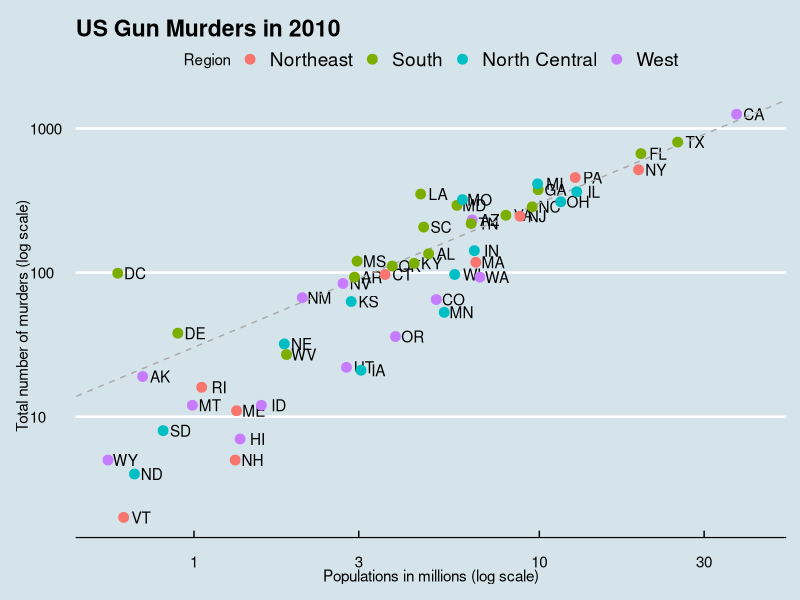
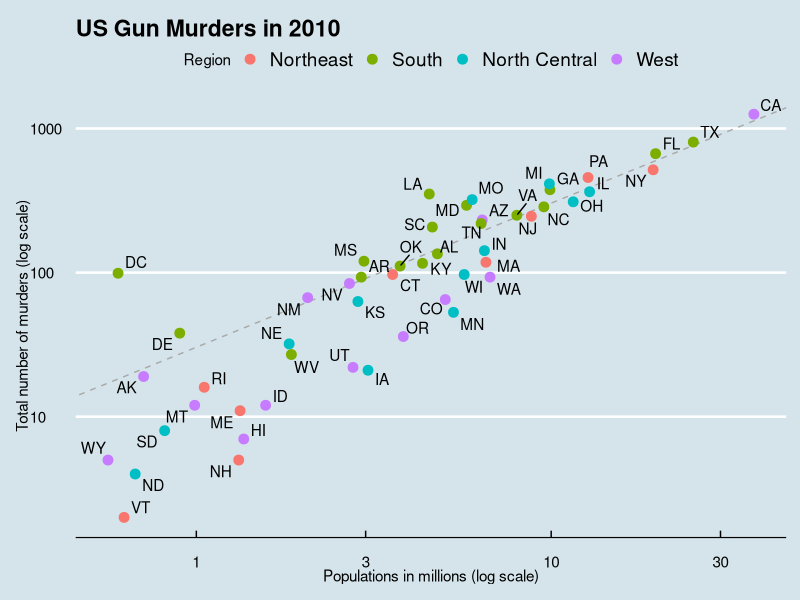
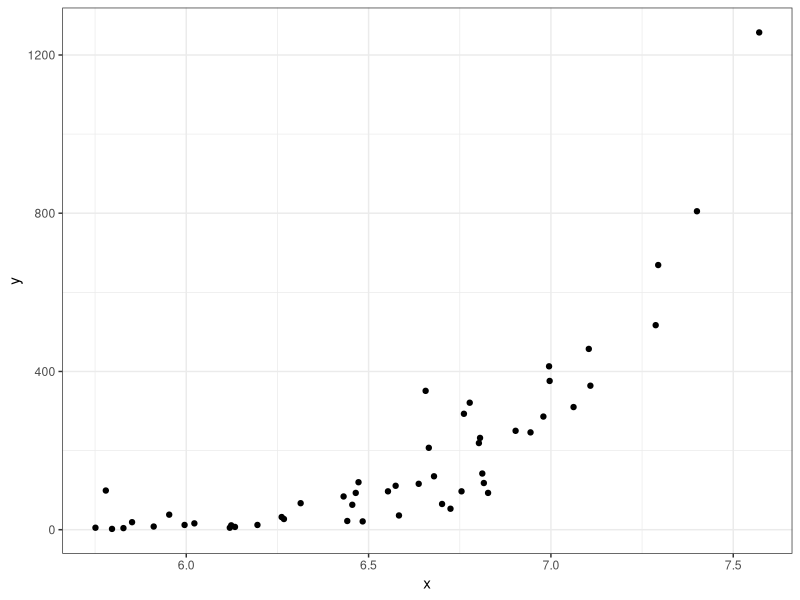
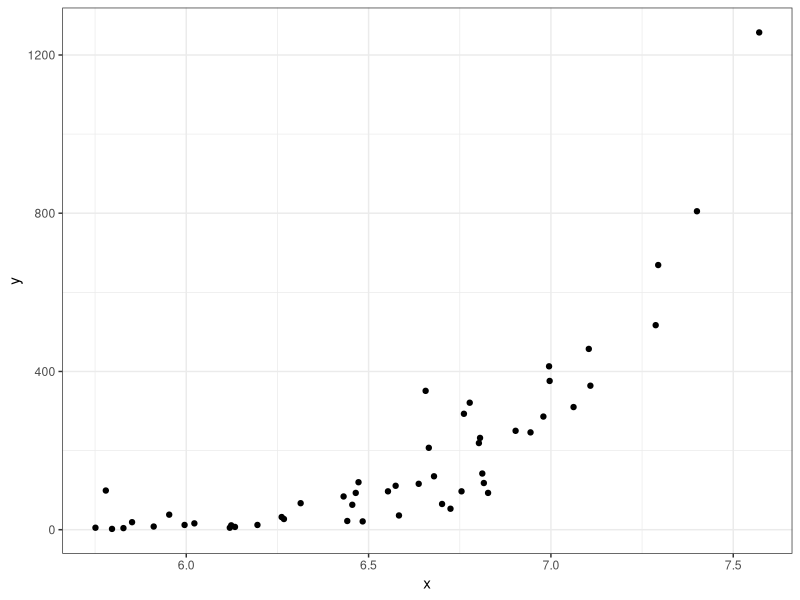
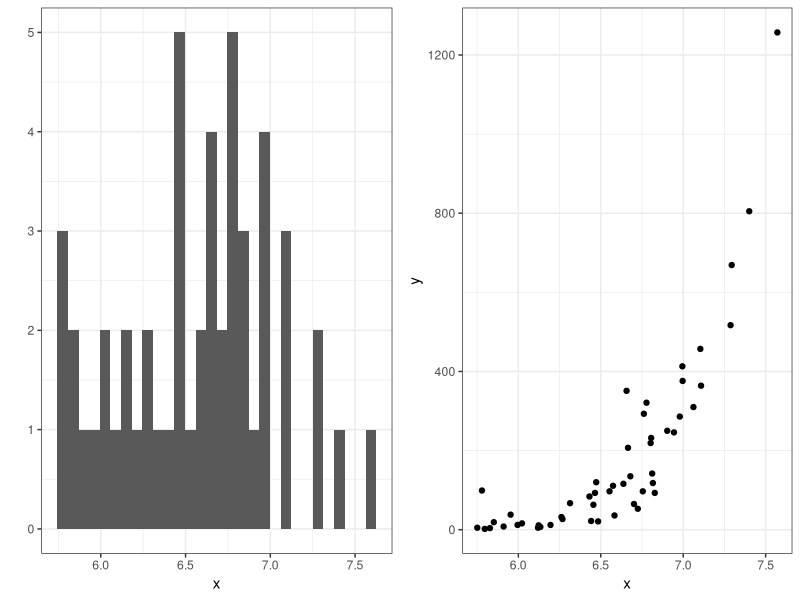
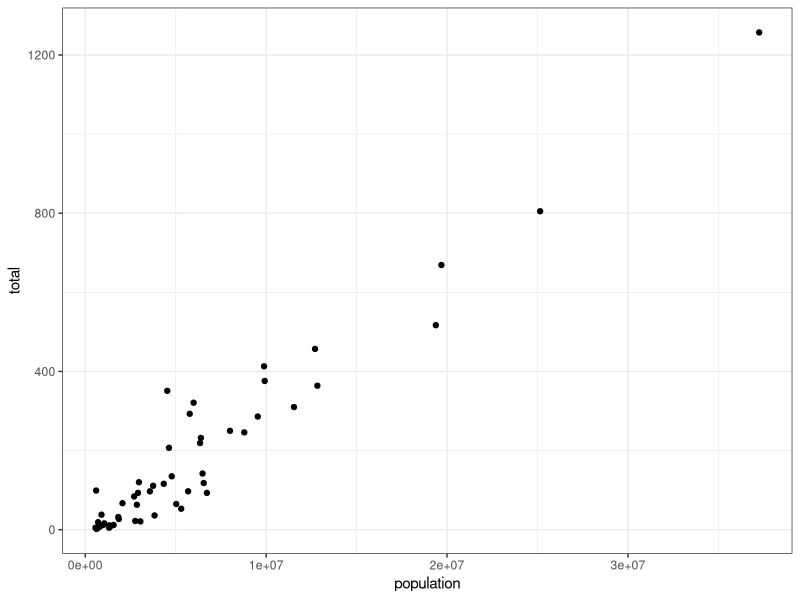
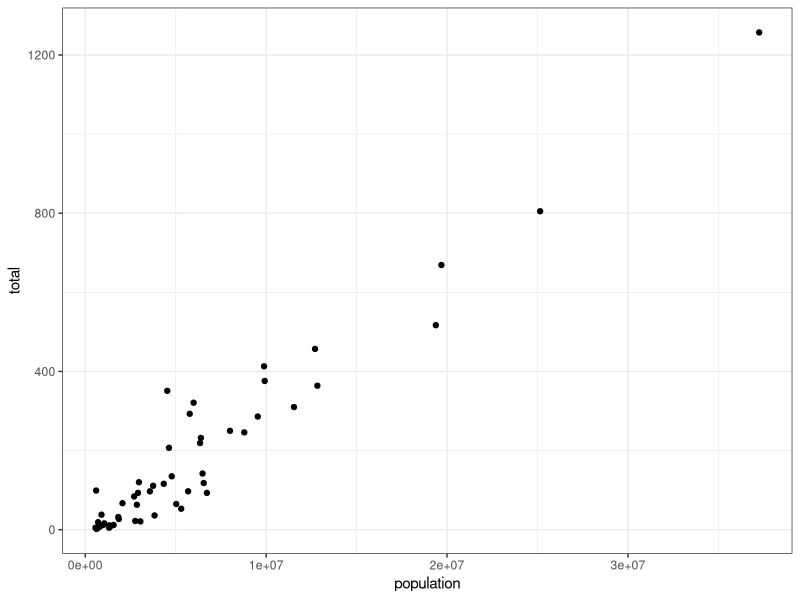
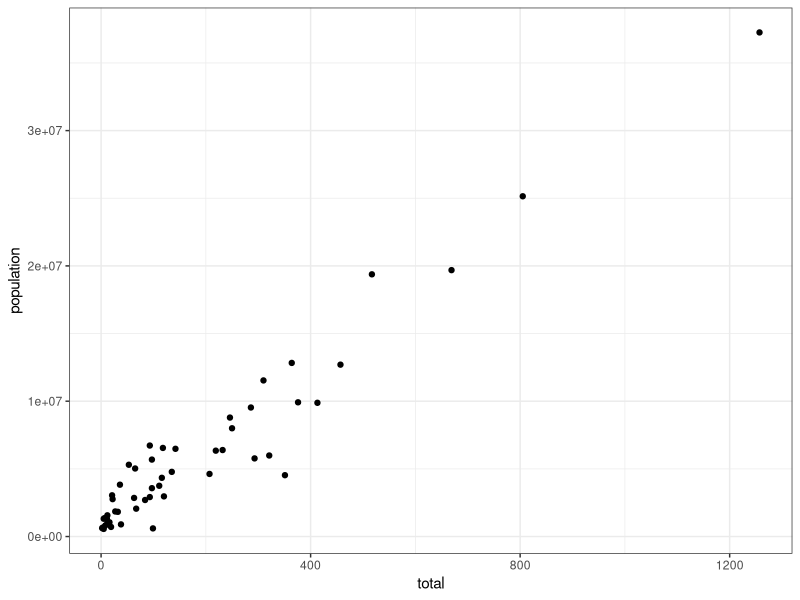

Source code (R) for these figures, in order:
## ---- chunk 1
library(dslabs)
library(ggthemes)
library(ggplot2)

ds_theme_set()
## ---- chunk 2
library(ggthemes)
library(tidyverse)
p <-  murders %>% ggplot(aes(population/10^6, total, label = abb)) +   
  geom_text(nudge_x = 0.05) + 
  scale_x_log10() +
  scale_y_log10() +
  xlab("Populations in millions (log scale)") + 
  ylab("Total number of murders (log scale)") +
  ggtitle("US Gun Murders in 2010")
r <- murders %>% 
  summarize(rate = sum(total) /  sum(population) * 10^6) %>% 
  pull(rate)
  geom_abline(intercept = log10(r))
p <- p + geom_abline(intercept = log10(r), lty = 2, color = "darkgrey") +
  geom_point(aes(col=region), size = 3)
p <- p + scale_color_discrete(name = "Region")
p + theme_economist()
## ---- chunk 3
library(ggthemes)
library(ggrepel)

r <- murders %>% 
  summarize(rate = sum(total) /  sum(population) * 10^6) %>%
  pull(rate)

murders %>% ggplot(aes(population/10^6, total, label = abb)) +   
  geom_abline(intercept = log10(r), lty = 2, color = "darkgrey") +
  geom_point(aes(col=region), size = 3) +
  geom_text_repel() + 
  scale_x_log10() +
  scale_y_log10() +
  xlab("Populations in millions (log scale)") + 
  ylab("Total number of murders (log scale)") +
  ggtitle("US Gun Murders in 2010") + 
  scale_color_discrete(name = "Region") +
  theme_economist()
## ---- chunk 4
data(murders)
x <- log10(murders$population)
y <- murders$total
## ---- chunk 5
data.frame(x = x, y = y) %>% 
  ggplot(aes(x, y)) +
  geom_point()
## ---- chunk 6
qplot(x, y)

## ---- chunk 7
library(gridExtra)
p1 <- qplot(x)
p2 <- qplot(x,y)
grid.arrange(p1, p2, ncol = 2)
## ---- chunk 8

library(dplyr)
library(ggplot2)
library(dslabs)
data(heights)
data(murders)
## ---- chunk 9
p <- ggplot(data = murders)

## ---- chunk 10
p <- ggplot(murders)

## ---- chunk 11
p <- murders %>% ggplot()

## ---- chunk 12
# "gg"     "ggplot"
## ---- chunk 13
# b. A blank slate plot.
## ---- chunk 14
p <- heights %>% ggplot()

## ---- chunk 15
# "gg"     "ggplot"
## ---- chunk 16
# c. total and population.

## ---- chunk 17
murders %>% ggplot(aes(x = population, y =total )) +
  geom_point()
## ---- chunk 18
murders %>% ggplot(aes(population, total)) +
  geom_point()
## ---- chunk 19
murders %>% ggplot(aes(total,population)) +
  geom_point()
## ---- chunk 20
#murders %>% ggplot(aes(population, total)) + geom_label()

## ---- chunk 21
# a. We need to map a character to each point through the label argument in aes.

## ---- chunk 22
murders %>% ggplot(aes(population, total,label=abb)) + geom_label()

## ---- chunk 23
# d. Because we want all colors to be blue, we do not need to map colors, just use the color argument in geom_label.
## ---- chunk 24
murders %>% ggplot(aes(population, total,label=abb)) + geom_label(color='blue')

## ---- chunk 25
# b. Because each label needs a different color we map the colors through the color argument of aes .

## ---- chunk 26
murders %>% ggplot(aes(population, total,label=abb,color=region)) + geom_label()
## ---- chunk 27
p <- murders %>% 
  ggplot(aes(population, total, label = abb, color = region)) +
  geom_label() 
## ---- chunk 28
p+scale_x_log10()
## ---- chunk 29
p + scale_x_log10() + scale_y_log10()

## ---- chunk 30
p + scale_x_log10() + scale_y_log10() + ggtitle("Gun murder data")
